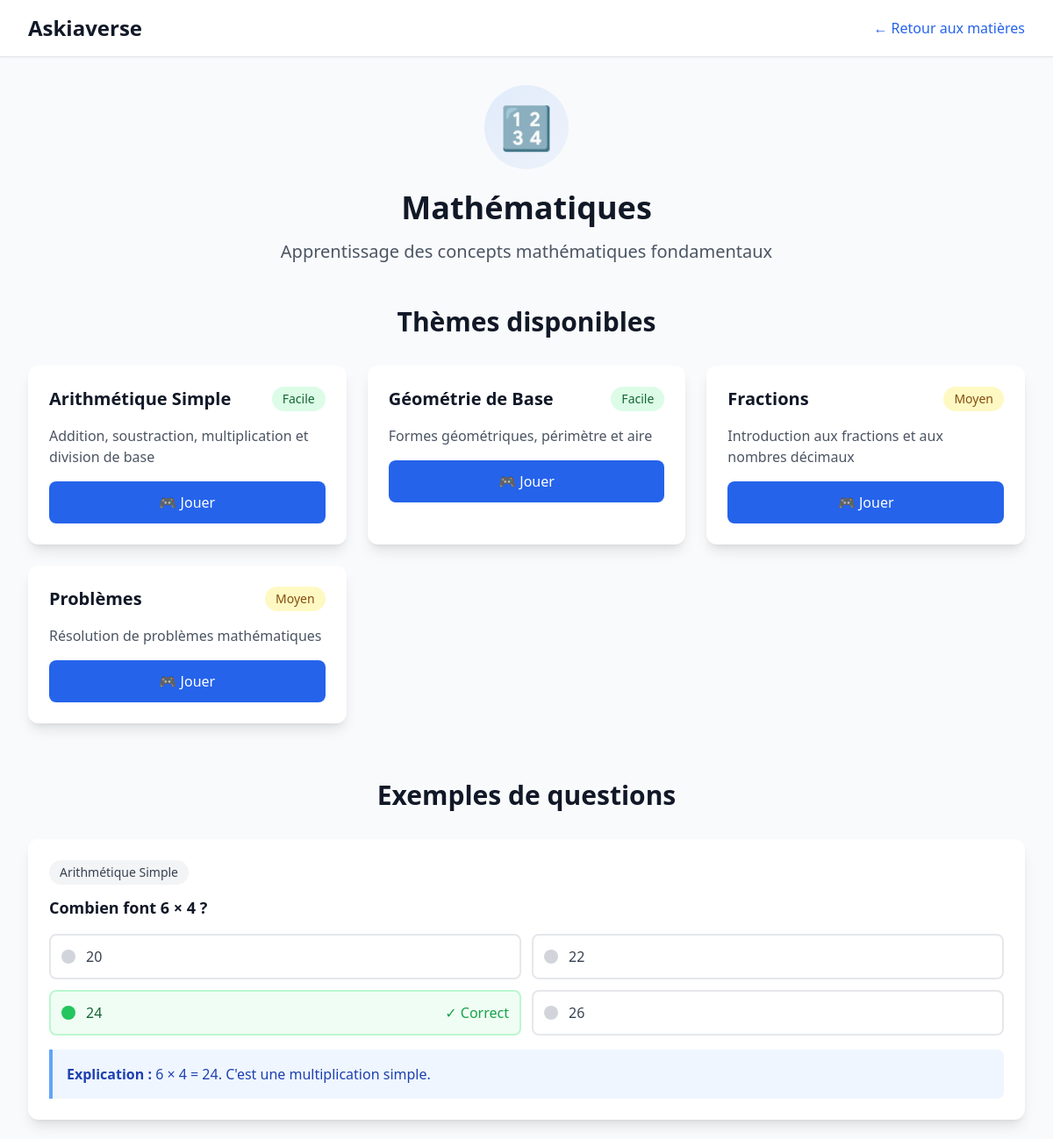
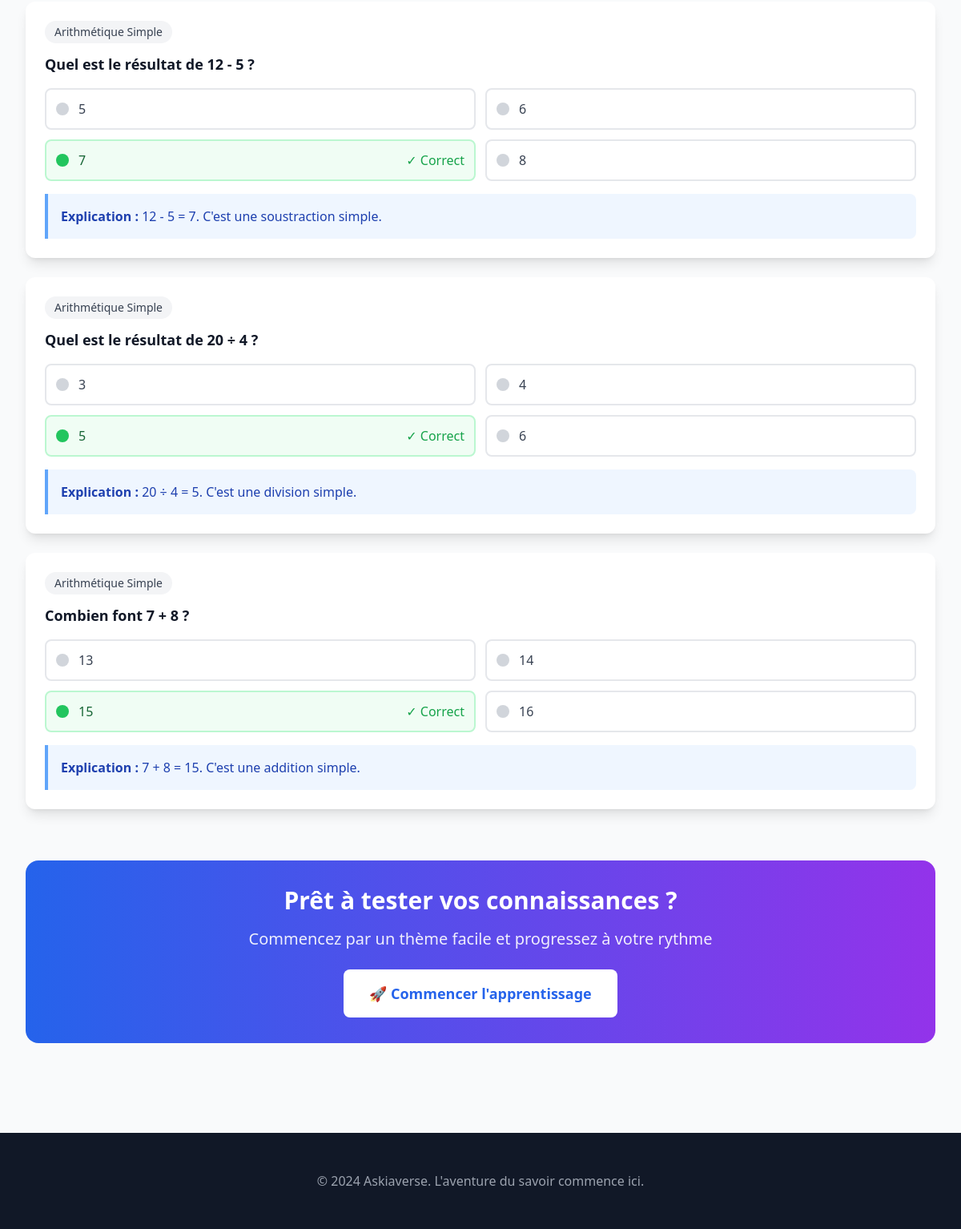
Page /simple-subject.php on the committed database (2 pictures, top to bottom).
### tables this page shows
CREATE TABLE IF NOT EXISTS `subjects` (
  `id` int(11) NOT NULL AUTO_INCREMENT,
  `name` varchar(100) NOT NULL,
  `description` text DEFAULT NULL,
  `icon` varchar(10) DEFAULT NULL,
  `color` varchar(7) DEFAULT NULL,
  `created_at` timestamp NULL DEFAULT CURRENT_TIMESTAMP,
  PRIMARY KEY (`id`),
  UNIQUE KEY `name` (`name`)
);

CREATE TABLE IF NOT EXISTS `themes` (
  `id` int(11) NOT NULL AUTO_INCREMENT,
  `name` varchar(100) NOT NULL,
  `description` text DEFAULT NULL,
  `subject_id` int(11) NOT NULL,
  `difficulty` enum('facile','moyen','difficile') DEFAULT 'facile',
  `created_at` timestamp NULL DEFAULT CURRENT_TIMESTAMP,
  PRIMARY KEY (`id`),
  KEY `subject_id` (`subject_id`),
  CONSTRAINT `themes_ibfk_1` FOREIGN KEY (`subject_id`) REFERENCES `subjects` (`id`) ON DELETE CASCADE
);

CREATE TABLE IF NOT EXISTS `questions` (
  `id` int(11) NOT NULL AUTO_INCREMENT,
  `question` text NOT NULL,
  `options` json NOT NULL,
  `correct_answer` int(11) NOT NULL,
  `explanation` text DEFAULT NULL,
  `theme_id` int(11) NOT NULL,
  `difficulty` enum('facile','moyen','difficile') DEFAULT 'facile',
  `points` int(11) DEFAULT 10,
  `created_at` timestamp NULL DEFAULT CURRENT_TIMESTAMP,
  PRIMARY KEY (`id`),
  KEY `theme_id` (`theme_id`),
  CONSTRAINT `questions_ibfk_1` FOREIGN KEY (`theme_id`) REFERENCES `themes` (`id`) ON DELETE CASCADE
);

### public/simple-subject.php (the view, shortened to what this page needs)
<?php
$subjectId = $_GET['id'] ?? 1;
try {
    $host = '127.0.0.1';
    $port = 3306;
    $dbname = 'askiaverse';
    $username = 'root';
    $password = '';
    $dsn = "mysql:host={$host};port={$port};dbname={$dbname};charset=utf8mb4";
    $options = [
        PDO::ATTR_ERRMODE            => PDO::ERRMODE_EXCEPTION,
        PDO::ATTR_DEFAULT_FETCH_MODE => PDO::FETCH_ASSOC,
        PDO::ATTR_EMULATE_PREPARES   => false,
    ];
    $pdo = new PDO($dsn, $username, $password, $options);
    $sql = "SELECT * FROM subjects WHERE id = ?";
    $stmt = $pdo->prepare($sql);
    $stmt->execute([$subjectId]);
    $subject = $stmt->fetch(PDO::FETCH_ASSOC);
    if (!$subject) {
        $error = "Matière non trouvée";
    } else {
        $sql = "SELECT * FROM themes WHERE subject_id = ? ORDER BY difficulty, name";
        $stmt = $pdo->prepare($sql);
        $stmt->execute([$subjectId]);
        $themes = $stmt->fetchAll(PDO::FETCH_ASSOC);
        $sql = "
            SELECT
                q.*,
                t.name as theme_name
            FROM questions q
            JOIN themes t ON q.theme_id = t.id
            WHERE t.subject_id = ?
            ORDER BY RAND()
            LIMIT 5
        ";
        $stmt = $pdo->prepare($sql);
        $stmt->execute([$subjectId]);
        $questions = $stmt->fetchAll(PDO::FETCH_ASSOC);
    }
} catch (Exception $e) {
    $error = $e->getMessage();
}
?>
<!DOCTYPE html>
<html lang="fr" class="h-full">
<head>
    <script src="https://cdn.tailwindcss.com"></script>
</head>
<body class="bg-gray-50">
    <header class="bg-white shadow-sm border-b">
        <div class="max-w-7xl mx-auto px-4 sm:px-6 lg:px-8">
            <div class="flex justify-between items-center py-4">
                <div class="flex items-center">
                    <?php if (isset($_SESSION['user_id'])): ?>
                        <a href="http://localhost:8000/user-dashboard.php" class="text-2xl font-bold text-gray-900 hover:text-blue-600">Askiaverse</a>
                    <?php else: ?>
                        <a href="http://localhost:8000/" class="text-2xl font-bold text-gray-900 hover:text-blue-600">Askiaverse</a>
                    <?php endif; ?>
                </div>
                <nav class="flex space-x-4">
                    <a href="http://localhost:8000/simple-subjects.php" class="text-blue-600 font-medium">← Retour aux matières</a>
                </nav>
            </div>
        </div>
    </header>
    <main class="max-w-7xl mx-auto px-4 sm:px-6 lg:px-8 py-8">
        <?php if (isset($error)): ?>
        <div class="bg-red-100 border border-red-400 text-red-700 px-4 py-3 rounded mb-6">
            <strong>Erreur:</strong> <?= htmlspecialchars($error) ?>
        </div>
        <?php elseif (isset($subject)): ?>
        <div class="text-center mb-12">
            <div class="inline-flex items-center justify-center w-24 h-24 rounded-full mb-6"
                 style="background: linear-gradient(135deg, <?= $subject['color'] ?>20, <?= $subject['color'] ?>10);">
                <span class="text-5xl"><?= $subject['icon'] ?></span>
            </div>
            <h1 class="text-4xl font-bold text-gray-900 mb-4"><?= htmlspecialchars($subject['name']) ?></h1>
            <p class="text-xl text-gray-600 max-w-3xl mx-auto"><?= htmlspecialchars($subject['description']) ?></p>
        </div>
        <div class="mb-16">
            <h2 class="text-3xl font-bold text-gray-900 mb-8 text-center">Thèmes disponibles</h2>
            <div class="grid grid-cols-1 md:grid-cols-2 lg:grid-cols-3 gap-6">
                <?php foreach ($themes as $theme): ?>
                <div class="bg-white rounded-xl shadow-lg p-6 hover:shadow-xl transition-shadow duration-300">
                    <div class="flex items-center justify-between mb-4">
                        <h3 class="text-xl font-bold text-gray-900"><?= htmlspecialchars($theme['name']) ?></h3>
                        <span class="px-3 py-1 rounded-full text-sm font-medium
                            <?= $theme['difficulty'] === 'facile' ? 'bg-green-100 text-green-800' :
                                ($theme['difficulty'] === 'moyen' ? 'bg-yellow-100 text-yellow-800' : 'bg-red-100 text-red-800') ?>">
                            <?= ucfirst($theme['difficulty']) ?>
                        </span>
                    </div>
                    <p class="text-gray-600 mb-4"><?= htmlspecialchars($theme['description']) ?></p>
                    <a href="http://localhost:8000/quiz.php?theme_id=<?= $theme['id'] ?>" class="w-full bg-blue-600 text-white px-4 py-3 rounded-lg hover:bg-blue-700 transition-colors duration-200 font-medium text-center block">
                        🎮 Jouer
                    </a>
                </div>
                <?php endforeach; ?>
            </div>
        </div>
        <?php if (!empty($questions)): ?>
        <div class="mb-16">
            <h2 class="text-3xl font-bold text-gray-900 mb-8 text-center">Exemples de questions</h2>
            <div class="space-y-6">
                <?php foreach ($questions as $question): ?>
                <div class="bg-white rounded-xl shadow-lg p-6">
                    <div class="mb-4">
                        <span class="inline-block bg-gray-100 text-gray-700 px-3 py-1 rounded-full text-sm font-medium mb-3">
                            <?= htmlspecialchars($question['theme_name']) ?>
                        </span>
                        <h3 class="text-lg font-semibold text-gray-900"><?= htmlspecialchars($question['question']) ?></h3>
                    </div>
                    <div class="grid grid-cols-1 md:grid-cols-2 gap-3 mb-4">
                        <?php
                        $options = json_decode($question['options'], true);
                        $correctAnswer = $question['correct_answer'];
                        foreach ($options as $index => $option):
                        ?>
                        <div class="flex items-center p-3 rounded-lg border-2
                            <?= $index === $correctAnswer ? 'border-green-200 bg-green-50' : 'border-gray-200 hover:border-gray-300' ?>">
                            <div class="w-4 h-4 rounded-full mr-3
                                <?= $index === $correctAnswer ? 'bg-green-500' : 'bg-gray-300' ?>"></div>
                            <span class="<?= $index === $correctAnswer ? 'text-green-800 font-medium' : 'text-gray-700' ?>">
                                <?= htmlspecialchars($option) ?>
                            </span>
                            <?php if ($index === $correctAnswer): ?>
                            <span class="ml-auto text-green-600 font-medium">✓ Correct</span>
                            <?php endif; ?>
                        </div>
                        <?php endforeach; ?>
                    </div>
                    <?php if ($question['explanation']): ?>
                    <div class="bg-blue-50 border-l-4 border-blue-400 p-4 rounded-r-lg">
                        <p class="text-blue-800">
                            <strong>Explication :</strong> <?= htmlspecialchars($question['explanation']) ?>
                        </p>
                    </div>
                    <?php endif; ?>
                </div>
                <?php endforeach; ?>
            </div>
        </div>
        <?php endif; ?>
        <div class="text-center">
            <div class="bg-gradient-to-r from-blue-600 to-purple-600 rounded-2xl p-8 text-white">
                <h2 class="text-3xl font-bold mb-4">Prêt à tester vos connaissances ?</h2>
                <p class="text-xl mb-6 opacity-90">
                    Commencez par un thème facile et progressez à votre rythme
                </p>
                <a href="http://localhost:8000/" class="bg-white text-blue-600 px-8 py-4 rounded-lg text-lg font-bold hover:bg-gray-100 transition-colors duration-200 inline-block">
                    🚀 Commencer l'apprentissage
                </a>
            </div>
        </div>
        <?php endif; ?>
    </main>
    <footer class="bg-gray-900 text-white py-12 mt-20">
        <div class="max-w-7xl mx-auto px-4 sm:px-6 lg:px-8 text-center">
            <p class="text-gray-400">
                © 2024 Askiaverse. L'aventure du savoir commence ici.
            </p>
        </div>
    </footer>
</body>
</html>

### rows in the picture
subjects: icon "🔢", name "Mathématiques", description "Apprentissage des concepts mathématiques fondamentaux"
themes: name "Arithmétique Simple", difficulty "Facile", description "Addition, soustraction, multiplication et division de base"
themes: name "Géométrie de Base", difficulty "Facile", description "Formes géométriques, périmètre et aire"
themes: name "Fractions", difficulty "Moyen", description "Introduction aux fractions et aux nombres décimaux"
themes: name "Problèmes", difficulty "Moyen", description "Résolution de problèmes mathématiques"
questions: theme.name "Arithmétique Simple", question "Combien font 6 × 4 ?", options "20", options "22", options "24", correct_answer "✓ Correct", options "26", explanation "6 × 4 = 24. C'est une multiplication simple."
questions: theme.name "Arithmétique Simple", question "Quel est le résultat de 12 - 5 ?", options "5", options "6", options "7", correct_answer "✓ Correct", options "8", explanation "12 - 5 = 7. C'est une soustraction simple."
questions: theme.name "Arithmétique Simple", question "Quel est le résultat de 20 ÷ 4 ?", options "3", options "4", options "5", correct_answer "✓ Correct", options "6", explanation "20 ÷ 4 = 5. C'est une division simple."
questions: theme.name "Arithmétique Simple", question "Combien font 7 + 8 ?", options "13", options "14", options "15", correct_answer "✓ Correct", options "16", explanation "7 + 8 = 15. C'est une addition simple."
